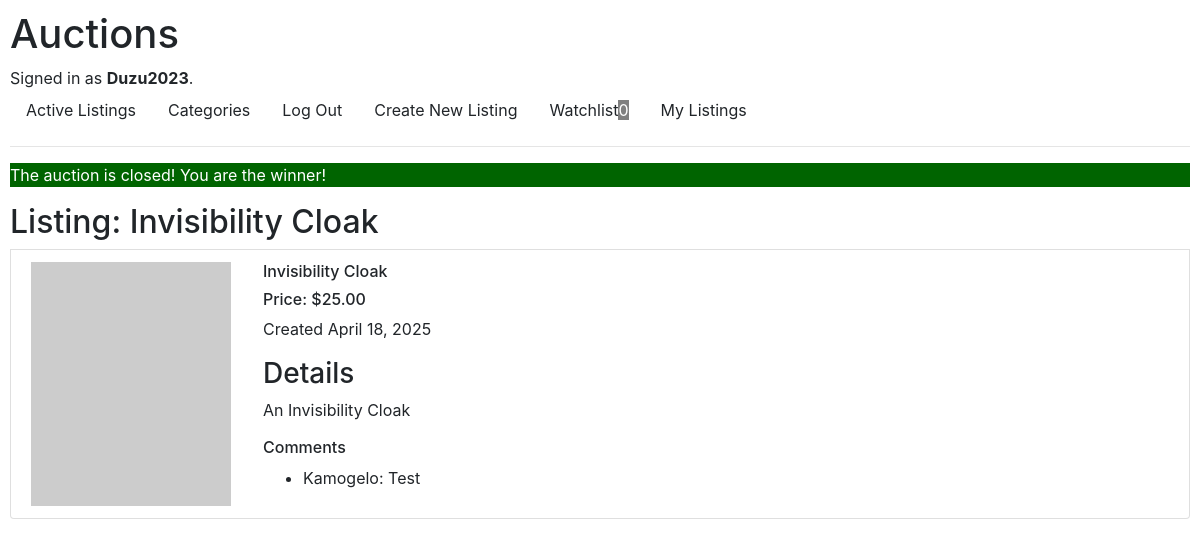
/listings/1 (signed in), run on the app's committed database.
### auctions/models.py (models this page shows)
class User(AbstractUser):
    watchlist = models.ManyToManyField("Listing", related_name="watchlist", blank=True)
    pass

class Listing(models.Model):
    user = models.ForeignKey(User, on_delete=models.CASCADE, related_name="creator")
    title = models.CharField(max_length=100)
    description = models.TextField()
    starting_bid = models.DecimalField(max_digits=10, decimal_places=2)
    current_bid = models.DecimalField(
        blank=True, null=True, max_digits=10, decimal_places=2
    )
    image_url = models.URLField(blank=True, null=True)
    category = models.CharField(max_length=100, blank=True, null=True)
    active = models.BooleanField(default=True)
    winner = models.ForeignKey(
        User, on_delete=models.CASCADE, related_name="winner", blank=True, null=True
    )
    date = models.DateField(auto_now_add=True)

class Comment(models.Model):
    user = models.ForeignKey(
        User, on_delete=models.CASCADE, related_name="commentor", blank=True, null=True
    )
    text = models.TextField()
    listing = models.ForeignKey(
        Listing,
        on_delete=models.CASCADE,
        related_name="comment_listing",
        blank=True,
        null=True,
    )

### auctions/views.py (the view)
# urls.py: path("listings/<int:id>", views.listing_page, name="listing"),
def listing_page(request, id):
    listing = Listing.objects.get(pk=id)
    comments = Comment.objects.filter(listing=listing)
    winner = "" if listing.active else f"The auction is closed!"
    watchlist = True if request.user.is_authenticated and listing in request.user.watchlist.all() else False
    if winner and listing.winner == request.user:
        winner += " You are the winner!"
    elif winner and listing.winner != request.user and listing.user != request.user:
        winner += f"The winner is {listing.winner}"
    return render(
        request,
        "auctions/listing.html",
        {"listing": listing, "comment": CommentForm(), "comments": comments, "bid": BidForm(), "watchlist": watchlist, "winner": winner}
    )

### auctions/templates/auctions/listing.html (shortened to what this page needs)
{% extends "auctions/layout.html" %}
{% block body %}
{% if winner %}
  <p style="background-color: darkgreen; color: white">{{winner}}</p>
{% endif %}
<h2>Listing: {{listing.title}}</h2>
<div class="list-group-item" style="display: flex; flex-wrap: wrap; gap: 2rem; margin-bottom: 2rem">
   <img class="img-responsive item-img lazy" src="{{listing.image_url}}" />
  <div>
    <h6>{{listing.title}}
    {% if listing.current_bid %}
      <h6>Price: ${{listing.current_bid}}</h6>
    {% else %}
      <h6>Price: ${{listing.starting_bid}}</h6>
    {% endif%}
    <p>Created {{listing.date}}</p>
    <div>
      <div>
        <h3>Details</h3>
        <p>{{listing.description}}</p>
      </div>
      <h6>Comments</h6>
      <ul>
      {% for c in comments %}
        <li>{{c.user}}: {{c.text}}</li>
      {% endfor%}
    </div>
  </div>
</div>
{% endblock %}

### auctions/templates/auctions/layout.html (shortened to what this page needs)
{% load static %}
<!DOCTYPE html>
<html lang="en">
    <head>
        <link rel="stylesheet" href="https://stackpath.bootstrapcdn.com/bootstrap/4.4.1/css/bootstrap.min.css">
        <link href="{% static 'auctions/styles.css' %}" rel="stylesheet">
    </head>
    <body>
        <h1>Auctions</h1>
        <div>
            {% if user.is_authenticated %}
                Signed in as <strong>{{ user.username }}</strong>.
            {% else %}
                Not signed in.
            {% endif %}
        </div>
        <ul class="nav">
            <li class="nav-item">
                <a class="nav-link" href="{% url 'index' %}">Active Listings</a>
            </li>
            <li class="nav-item">
              <a class="nav-link" href="{% url 'categories' %}">Categories</a>
            </li>
            {% if user.is_authenticated %}
                <li class="nav-item">
                    <a class="nav-link" href="{% url 'logout' %}">Log Out</a>
                </li>
                <li class="nav-item">
                  <a class="nav-link" href="{% url 'create' %}">Create New Listing</a>
                </li>
                <li class="nav-item">
                  <a class="nav-link" href="{% url 'watchlist'%}">Watchlist<span style="background-color: gray; color: white">{{user.watchlist.count}}</span></a>
                </li>
                <li class="nav-item">
                  <a class="nav-link" href="{% url 'mylistings' %}">My Listings</a>
                </li>
            {% endif %}
        </ul>
        <hr>
        {% block body %}
        {% endblock %}
    </body>
</html>

### auctions/static/auctions/styles.css (style rules this page uses)
*, *::before, *::after { box-sizing: border-box; }
* { margin: 0; }
body { line-height: 1.5; -webkit-font-smoothing: antialiased; }
img, picture, video, canvas, svg { display: block; max-width: 100%; }
p, h1, h2, h3, h4, h5, h6 { overflow-wrap: break-word; }
p { text-wrap: pretty; font-size: 1rem; }
h1, h2, h3, h4, h5, h6 { text-wrap: balance; }
a { text-decoration: none; color: inherit }
body { padding: 10px; }

### data on the page
User: username "Duzu2023", watchlist.count "0"
Listing: title "Invisibility Cloak", current_bid "25.00", date "April 18, 2025", description "An Invisibility Cloak"
Comment: user "Kamogelo", text "Test"

### other printed values
{{ winner }} "The auction is closed! You are the winner!"
